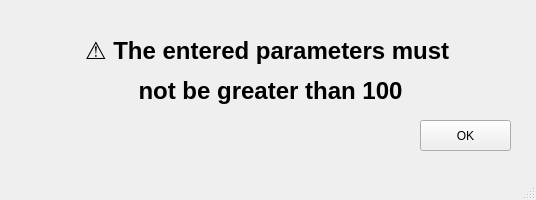
<?xml version="1.0" encoding="UTF-8"?>
<ui version="4.0">
 <class>MainWindow</class>
 <widget class="QMainWindow" name="MainWindow">
  <property name="geometry">
   <rect>
    <x>0</x>
    <y>0</y>
    <width>536</width>
    <height>200</height>
   </rect>
  </property>
  <property name="windowTitle">
   <string>MainWindow</string>
  </property>
  <widget class="QWidget" name="centralwidget">
   <widget class="QLabel" name="label_war">
    <property name="geometry">
     <rect>
      <x>10</x>
      <y>30</y>
      <width>521</width>
      <height>81</height>
     </rect>
    </property>
    <property name="font">
     <font>
      <pointsize>18</pointsize>
      <bold>true</bold>
     </font>
    </property>
    <property name="text">
     <string>&lt;html&gt;&lt;head/&gt;&lt;body&gt;&lt;p&gt;⚠️ The entered parameters must &lt;/p&gt;&lt;p&gt;not be greater than 100&lt;/p&gt;&lt;/body&gt;&lt;/html&gt;</string>
    </property>
    <property name="alignment">
     <set>Qt::AlignCenter</set>
    </property>
   </widget>
   <widget class="QPushButton" name="pushButton_war">
    <property name="geometry">
     <rect>
      <x>420</x>
      <y>120</y>
      <width>91</width>
      <height>31</height>
     </rect>
    </property>
    <property name="styleSheet">
     <string notr="true"/>
    </property>
    <property name="text">
     <string>OK</string>
    </property>
    <property name="autoDefault">
     <bool>true</bool>
    </property>
    <property name="default">
     <bool>false</bool>
    </property>
    <property name="flat">
     <bool>false</bool>
    </property>
   </widget>
  </widget>
  <widget class="QMenuBar" name="menubar">
   <property name="geometry">
    <rect>
     <x>0</x>
     <y>0</y>
     <width>536</width>
     <height>22</height>
    </rect>
   </property>
  </widget>
  <widget class="QStatusBar" name="statusbar"/>
 </widget>
 <resources/>
 <connections/>
</ui>
